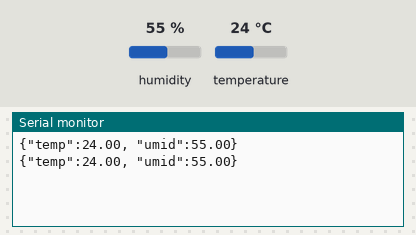
This sketch was run on a simulated ESP32. Shown: the last lines printed to the serial monitor. Inputs (shaded band) come from the test bench; at power-on: humidity 55 %, temperature 24 °C.

Above: at 3.8 s.
3.9 s: humidity set to 22 %
At 6.7 s:
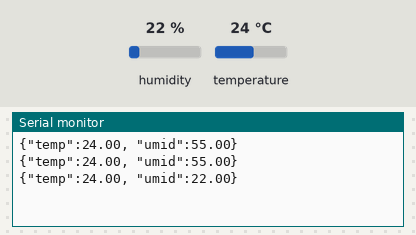
7.8 s: temperature set to 12 °C
At 10.3 s:
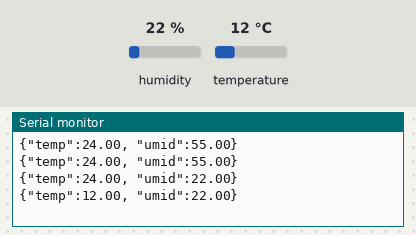
11.7 s: humidity set to 40 %
At 12.8 s:
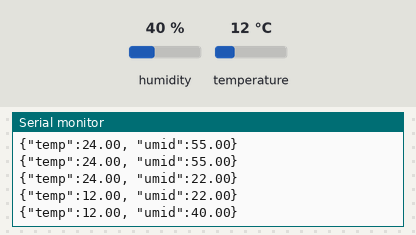
Timing chart, 0 to 14.7 s (numbered marks = the images above; inputs shaded):
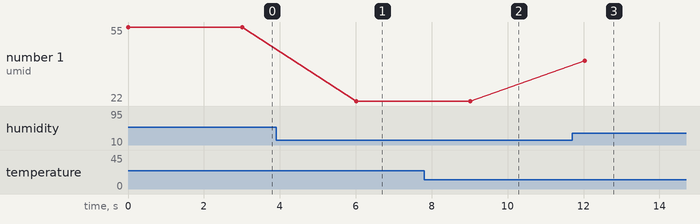

The sketch:

esp32.ino
```cpp
#include "DHT.h"

#define DHTPIN 18      // pino do ESP32 conectado ao DHT
#define DHTTYPE DHT22  // ou DHT22

DHT dht(DHTPIN, DHTTYPE);

void setup() {
  Serial.begin(9600);
  dht.begin();
}

void loop() {
  float h = dht.readHumidity();
  float t = dht.readTemperature();

  if (isnan(h) || isnan(t)) {
    Serial.println("Falha ao ler o sensor!");
    return;
  }

  // Envia para a porta serial em formato JSON
  Serial.print("{\"temp\":");
  Serial.print(t);
  Serial.print(", \"umid\":");
  Serial.print(h);
  Serial.println("}");

  delay(3000); // a cada 3s
}
```

Measured:
- after the input at 3.9 s, the serial monitor: prints a new line after 2.1 s (image 1)
- after the input at 7.8 s, the serial monitor: prints a new line after 1.2 s (image 2)
- after the input at 11.7 s, the serial monitor: prints a new line after 0.33 s (image 3)
- plotted number 1: 55 → 22 after the input at 3.9 s, 22 → 40 after the input at 11.7 s
